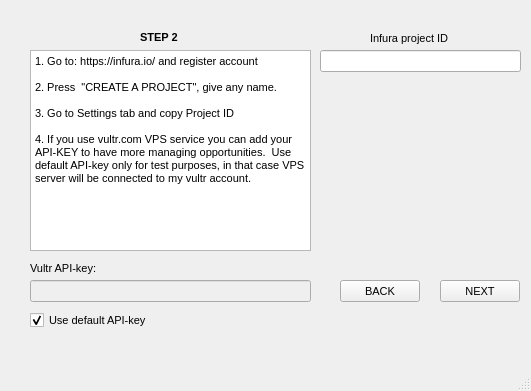
<?xml version="1.0" encoding="UTF-8"?>
<ui version="4.0">
 <class>Step_2</class>
 <widget class="QMainWindow" name="Step_2">
  <property name="geometry">
   <rect>
    <x>0</x>
    <y>0</y>
    <width>531</width>
    <height>391</height>
   </rect>
  </property>
  <property name="sizePolicy">
   <sizepolicy hsizetype="Fixed" vsizetype="Fixed">
    <horstretch>0</horstretch>
    <verstretch>0</verstretch>
   </sizepolicy>
  </property>
  <property name="minimumSize">
   <size>
    <width>531</width>
    <height>391</height>
   </size>
  </property>
  <property name="maximumSize">
   <size>
    <width>531</width>
    <height>391</height>
   </size>
  </property>
  <property name="font">
   <font>
    <pointsize>8</pointsize>
   </font>
  </property>
  <property name="windowTitle">
   <string>Keep nodes</string>
  </property>
  <widget class="QWidget" name="centralwidget">
   <widget class="QPushButton" name="btn_back">
    <property name="geometry">
     <rect>
      <x>340</x>
      <y>280</y>
      <width>80</width>
      <height>22</height>
     </rect>
    </property>
    <property name="text">
     <string>BACK</string>
    </property>
   </widget>
   <widget class="QPushButton" name="btn_next">
    <property name="geometry">
     <rect>
      <x>440</x>
      <y>280</y>
      <width>80</width>
      <height>22</height>
     </rect>
    </property>
    <property name="text">
     <string>NEXT</string>
    </property>
   </widget>
   <widget class="QLabel" name="label_5">
    <property name="geometry">
     <rect>
      <x>140</x>
      <y>30</y>
      <width>54</width>
      <height>14</height>
     </rect>
    </property>
    <property name="font">
     <font>
      <pointsize>8</pointsize>
      <weight>75</weight>
      <italic>false</italic>
      <bold>true</bold>
     </font>
    </property>
    <property name="text">
     <string>STEP 2</string>
    </property>
   </widget>
   <widget class="QLineEdit" name="le_infuraID">
    <property name="geometry">
     <rect>
      <x>320</x>
      <y>50</y>
      <width>201</width>
      <height>22</height>
     </rect>
    </property>
   </widget>
   <widget class="QLabel" name="label_3">
    <property name="geometry">
     <rect>
      <x>370</x>
      <y>30</y>
      <width>111</width>
      <height>16</height>
     </rect>
    </property>
    <property name="text">
     <string>Infura project ID</string>
    </property>
   </widget>
   <widget class="QPlainTextEdit" name="plainTextEdit">
    <property name="geometry">
     <rect>
      <x>30</x>
      <y>50</y>
      <width>281</width>
      <height>201</height>
     </rect>
    </property>
    <property name="readOnly">
     <bool>true</bool>
    </property>
    <property name="plainText">
     <string>1. Go to: https://infura.io/ and register account

2. Press  &quot;CREATE A PROJECT&quot;, give any name.

3. Go to Settings tab and copy Project ID 

4. If you use vultr.com VPS service you can add your API-KEY to have more managing opportunities.  Use default API-key only for test purposes, in that case VPS server will be connected to my vultr account.</string>
    </property>
   </widget>
   <widget class="QLabel" name="label">
    <property name="geometry">
     <rect>
      <x>350</x>
      <y>80</y>
      <width>141</width>
      <height>121</height>
     </rect>
    </property>
    <property name="text">
     <string/>
    </property>
    <property name="pixmap">
     <pixmap resource="../resources/logo.qrc">:/logo/logo5.png</pixmap>
    </property>
   </widget>
   <widget class="QLineEdit" name="le_api">
    <property name="enabled">
     <bool>false</bool>
    </property>
    <property name="geometry">
     <rect>
      <x>30</x>
      <y>280</y>
      <width>281</width>
      <height>22</height>
     </rect>
    </property>
   </widget>
   <widget class="QLabel" name="label_2">
    <property name="geometry">
     <rect>
      <x>30</x>
      <y>260</y>
      <width>181</width>
      <height>16</height>
     </rect>
    </property>
    <property name="text">
     <string>Vultr API-key:</string>
    </property>
   </widget>
   <widget class="QCheckBox" name="cb_api">
    <property name="geometry">
     <rect>
      <x>30</x>
      <y>310</y>
      <width>141</width>
      <height>20</height>
     </rect>
    </property>
    <property name="text">
     <string>Use default API-key</string>
    </property>
    <property name="checked">
     <bool>true</bool>
    </property>
   </widget>
  </widget>
  <widget class="QMenuBar" name="menubar">
   <property name="geometry">
    <rect>
     <x>0</x>
     <y>0</y>
     <width>531</width>
     <height>20</height>
    </rect>
   </property>
  </widget>
  <widget class="QStatusBar" name="statusbar"/>
 </widget>
 <resources>
  <include location="../resources/logo.qrc"/>
 </resources>
 <connections/>
</ui>
